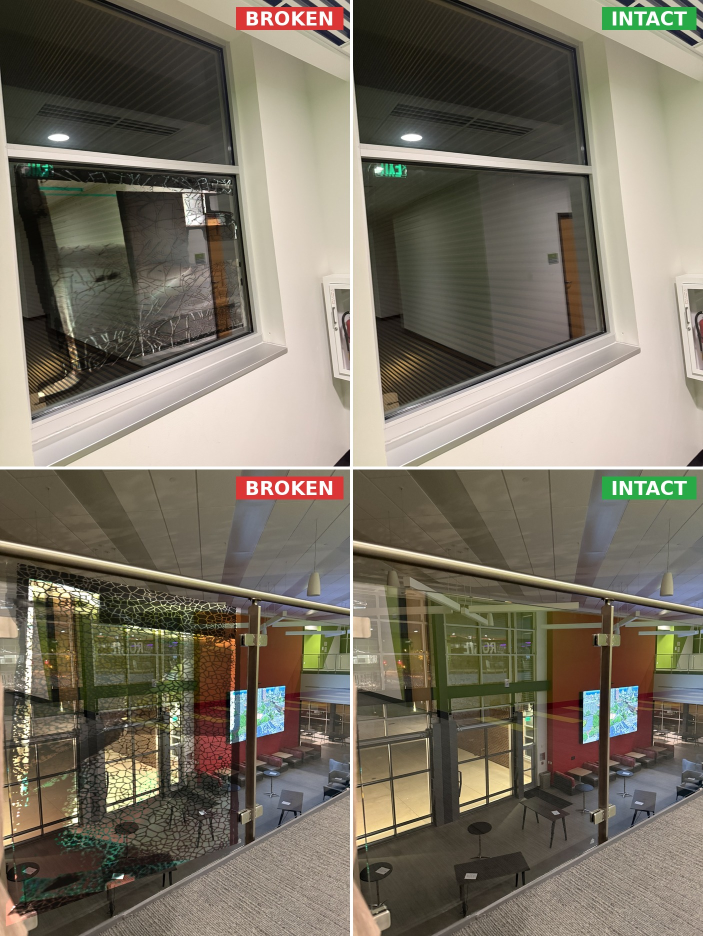
#> input picture glass_grid.jpg, 1406 x 1872 px, given in place of IMG_5475_CLOSED.jpg, which was not available (shown at 1/2 size)
$ python make_door_grid.py
#> lines starting #> are read from the running program, lines starting #| are printed output that depends on the picture; pictures that were not available may be replaced by others from this repository, and a replacement may not be noted
#!/usr/bin/env python3
from PIL import Image, ImageDraw, ImageFont
from pathlib import Path

SRC = Path("/home/ad.msoe.edu/celliot/Digital-twin-v2/isaac-sim-msoe/data/dh_doors")
OUT = Path("/home/ad.msoe.edu/celliot/Digital-twin-v2/isaac-sim-msoe/dh_doors_grid.jpg")

# 2x2 grid: 2 closed + 2 open
selected = [
    "IMG_5475_CLOSED.jpg", "IMG_5478_OPEN.jpg",
    "IMG_5545_CLOSED.jpg", "IMG_5575_OPEN.jpg",
]

CELL_W, CELL_H = 700, 933   # portrait cells
GAP = 6
BG = (255, 255, 255)

cols, rows = 2, 2
grid_w = cols * CELL_W + (cols - 1) * GAP
grid_h = rows * CELL_H + (rows - 1) * GAP
canvas = Image.new("RGB", (grid_w, grid_h), BG)
#> canvas: PIL image 1406x1872 RGB; every value is 255

# Label styling
LABEL_PAD_X = 18
LABEL_PAD_Y = 8
LABEL_MARGIN = 14
COLOR_CLOSED = (220, 53, 53)   # red
COLOR_OPEN = (40, 170, 70)     # green
TEXT_COLOR = (255, 255, 255)

# Try a bold TrueType font, fall back to default
font = None
for fp in [
    "/usr/share/fonts/truetype/dejavu/DejaVuSans-Bold.ttf",
    "/usr/share/fonts/truetype/liberation/LiberationSans-Bold.ttf",
]:
    if Path(fp).exists():
        font = ImageFont.truetype(fp, 38)
        break
if font is None:
    font = ImageFont.load_default()

for idx, name in enumerate(selected):
    r, c = divmod(idx, cols)
    img = Image.open(SRC / name).convert("RGB")
#> img is the input picture: PIL image 1406x1872 RGB; mean R, G, B 122, 114.8, 100.6
    # Center-crop to cell aspect, then resize
    target_ratio = CELL_W / CELL_H
    w, h = img.size
#> w = 1406; h = 1872
    ratio = w / h
#> ratio = 0.751
    if ratio > target_ratio:
        new_w = int(h * target_ratio)
#> new_w = 1404
        left = (w - new_w) // 2
#> left = 1
        img = img.crop((left, 0, left + new_w, h))
#> img: PIL image 1404x1872 RGB
    else:
        new_h = int(w / target_ratio)
        top = (h - new_h) // 2
        img = img.crop((0, top, w, top + new_h))
    img = img.resize((CELL_W, CELL_H), Image.LANCZOS)
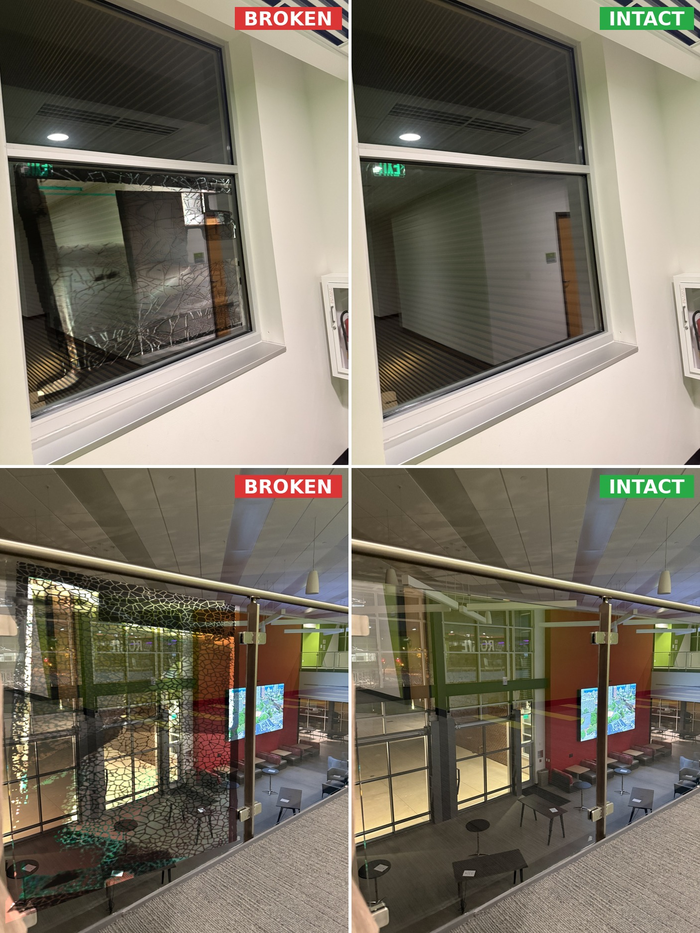
#> img: PIL image 700x933 RGB; mean R, G, B 121.9, 114.7, 100.5

    # Draw label badge in top-right corner
    label = "CLOSED" if "CLOSED" in name else "OPEN"
    color = COLOR_CLOSED if label == "CLOSED" else COLOR_OPEN
    draw = ImageDraw.Draw(img)
    bbox = draw.textbbox((0, 0), label, font=font)
#> bbox = (0, 7, 168, 36)
    tw = bbox[2] - bbox[0]
#> tw = 168
    th = bbox[3] - bbox[1]
#> th = 29
    bw = tw + 2 * LABEL_PAD_X
#> bw = 204
    bh = th + 2 * LABEL_PAD_Y
#> bh = 45
    bx2 = CELL_W - LABEL_MARGIN
    by1 = LABEL_MARGIN
    bx1 = bx2 - bw
#> bx1 = 482
    by2 = by1 + bh
#> by2 = 59
    draw.rectangle([bx1, by1, bx2, by2], fill=color)
    # Center text inside the badge (account for textbbox offset)
    tx = bx1 + LABEL_PAD_X - bbox[0]
#> tx = 500
    ty = by1 + LABEL_PAD_Y - bbox[1]
#> ty = 15
    draw.text((tx, ty), label, fill=TEXT_COLOR, font=font)

    x = c * (CELL_W + GAP)
    y = r * (CELL_H + GAP)
    canvas.paste(img, (x, y))
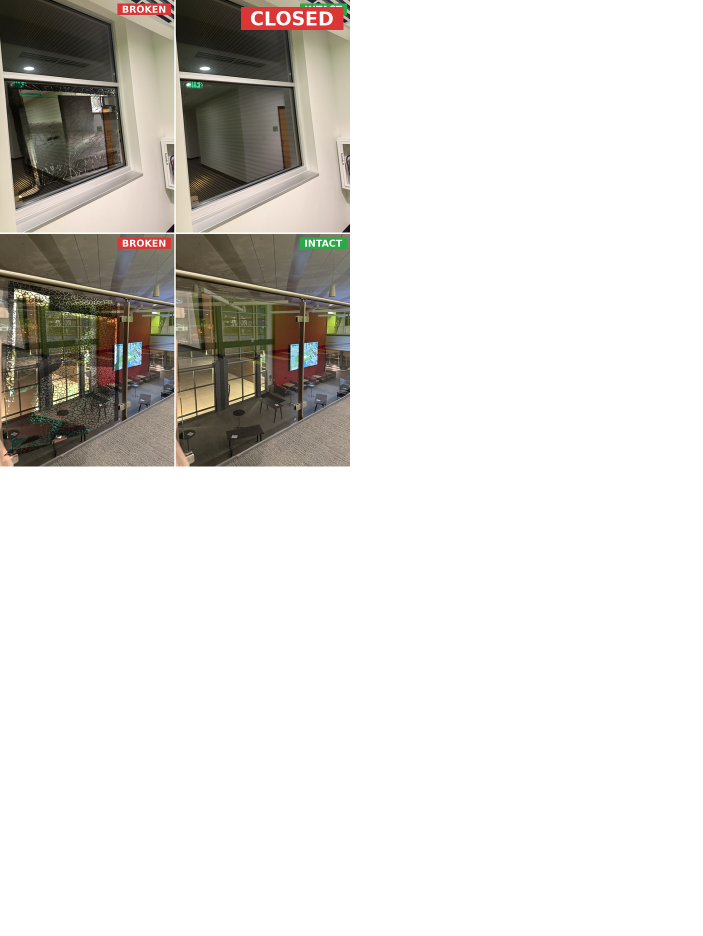
#> canvas: PIL image 1406x1872 RGB (shown at 1/2 size); mean R, G, B 222.4, 220.1, 216.7
#> pass 2 of the loop `for idx, name in enumerate(selected):`:
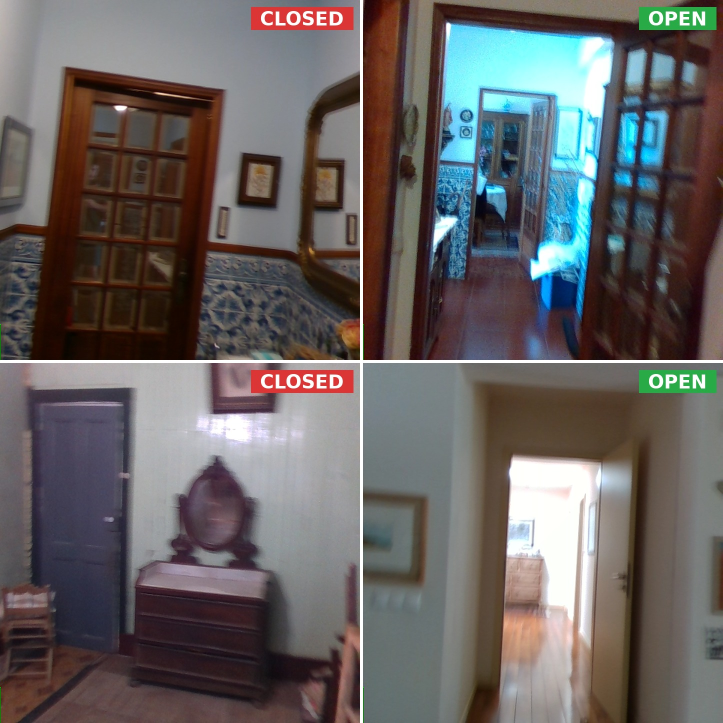
#> input picture real_doors_grid.jpg, 1446 x 1446 px, given in place of IMG_5478_OPEN.jpg, which was not available (shown at 1/2 size)
#> img is the input picture: PIL image 1446x1446 RGB; mean R, G, B 103, 98.8, 98.3
#> `img = img.resize((CELL_W, CELL_H), Image.LANCZOS)`:
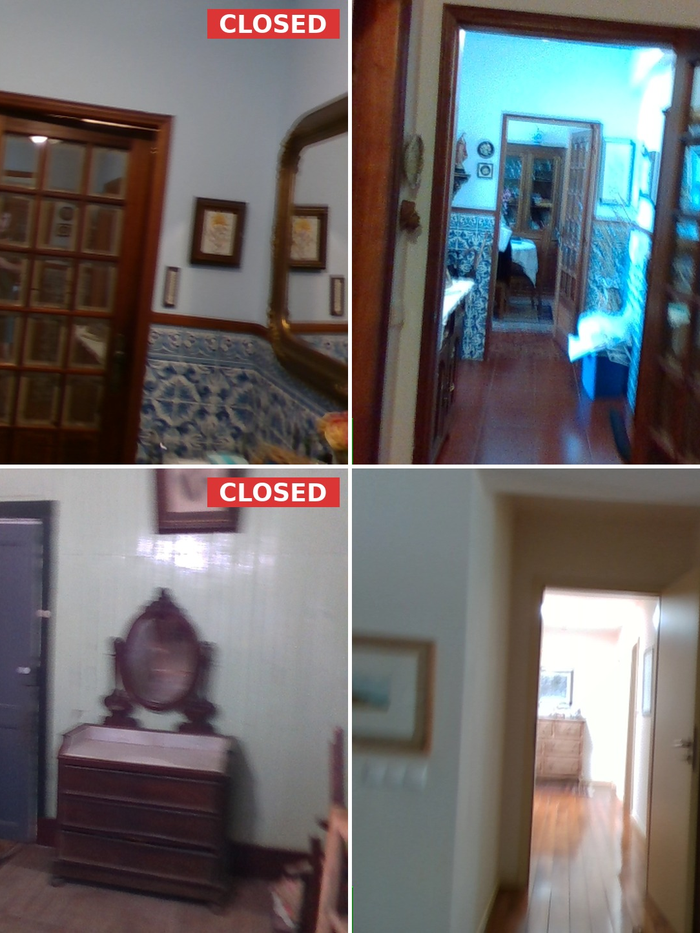
#> img: PIL image 700x933 RGB; mean R, G, B 108, 104.8, 105.1
#> bbox = (0, 7, 118, 36)
#> tw = 118
#> bw = 154
#> bx1 = 532
#> tx = 550
#> `canvas.paste(img, (x, y))`:
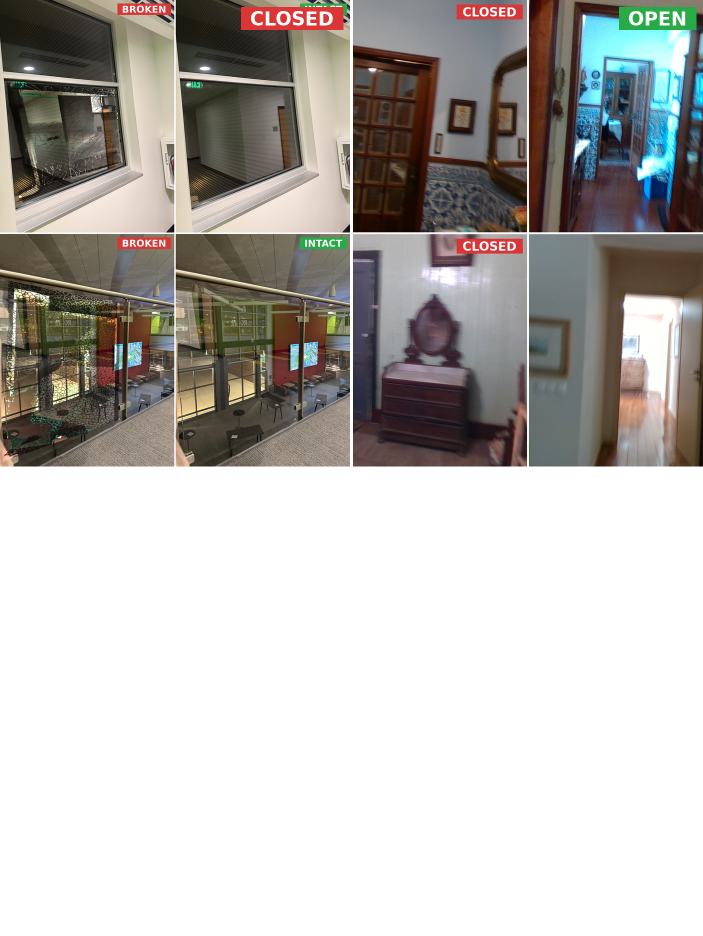
#> canvas: PIL image 1406x1872 RGB (shown at 1/2 size); mean R, G, B 185.9, 183, 179.5
#> (the run stopped early here; a loop or call above may not have finished)
